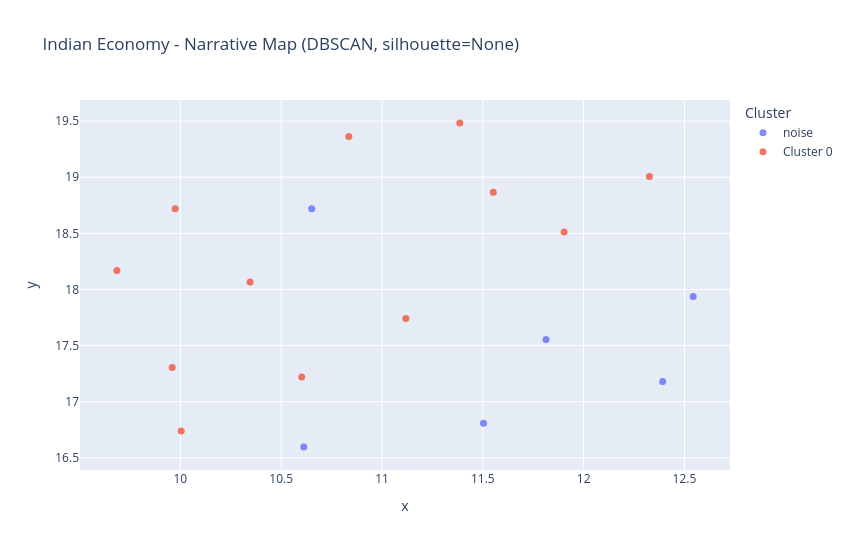

The code cell stored with this chart in its notebook:
### Code cell
make_narrative_map(economy, "Indian Economy")

### Figure 1 — Plotly figure (JSON) as saved in the notebook; plotly's stock layout.template omitted (floating-point values rounded to 4 significant figures)
{"data": [{"customdata": [["Today’s News in a Nutshell", "khabarhub_com", "neutral"], ["Contemplated changes in IIP: Just a base change or an information leap?", "businessline", "opposition_aligned"], ["It’s China that needs the West, not the reverse", "businessline", "opposition_aligned"], ["Jeanette Rubio stuns at the Taj Mahal amid First Lady whispers - as Marco scramb...", "dailymail_com", "opposition_aligned"], ["Transcript: Vimal Kapur, Chairman and CEO of Honeywell", "ritholtz_com", "bjp_aligned"], ["Rubio pushes back on India's concerns over US visa curbs, says policy must be 'A...", "fox_news", "neutral"]], "hovertemplate": "cluster=noise<br>headline=%{customdata[0]}<br>outlet=%{customdata[1]}<br>bias_label=%{customdata[2]}<extra></extra>", "legendgroup": "noise", "marker": {"color": "#636efa", "opacity": 0.8, "size": 7, "symbol": "circle"}, "mode": "markers", "name": "noise", "orientation": "v", "showlegend": true, "type": "scatter", "x": [10.65, 11.5, 11.81, 12.54, 10.61, 12.39], "xaxis": "x", "y": [18.72, 16.81, 17.55, 17.94, 16.59, 17.18], "yaxis": "y"}, {"customdata": [["Letters to the Editor dated May 25, 2026", "businessline", "opposition_aligned"], ["Karnataka pushes sustainable brewing ecosystem as sector generates ₹40,000 cr re...", "businessline", "opposition_aligned"], ["Letters to the Editor dated May 25, 2026", "businessline", "opposition_aligned"], ["Cost of defending the rupee", "businessline", "opposition_aligned"], ["India’s AI options are linked to energy costs", "businessline", "opposition_aligned"], ["India Raises Diesel, Gasoline Prices for 4th Time in May", "rigzone", "opposition_aligned"], ["'Inflation and unholy mess:' Why Nithin Kamath thinks RBI may not stay soft on i...", "times_of_india", "neutral"], ["The case for cutting state taxes on petroleum products", "businessline", "neutral"], ["Rupee near record low — How it impacts your daily expenses, investments, travel,...", "livemint", "opposition_aligned"], ["Indian Restaurant Congress Goes Global with Landmark London Edition During India...", "businessline", "neutral"], ["Unicorn Incubator Launches Tech Sangam Open Innovation Platform to Unite Industr...", "businessline", "opposition_aligned"], ["The Art of Jewellery Unveils India’s Top 100 Jewellery Retailers Special Issue", "businessline", "neutral"]], "hovertemplate": "cluster=Cluster 0<br>headline=%{customdata[0]}<br>outlet=%{customdata[1]}<br>bias_label=%{customdata[2]}<extra></extra>", "legendgroup": "Cluster 0", "marker": {"color": "#EF553B", "opacity": 0.8, "size": 7, "symbol": "circle"}, "mode": "markers", "name": "Cluster 0", "orientation": "v", "showlegend": true, "type": "scatter", "x": [10.0, 10.35, 10.6, 11.9, 11.12, 10.84, 11.55, 11.39, 12.33, 9.974, 9.96, 9.685], "xaxis": "x", "y": [16.74, 18.07, 17.22, 18.51, 17.74, 19.36, 18.87, 19.48, 19.01, 18.72, 17.31, 18.17], "yaxis": "y"}], "layout": {"height": 550, "legend": {"title": {"text": "Cluster"}, "tracegroupgap": 0}, "title": {"text": "Indian Economy - Narrative Map (DBSCAN, silhouette=None)"}, "width": 850, "xaxis": {"anchor": "y", "domain": [0.0, 1.0], "title": {"text": "x"}}, "yaxis": {"anchor": "x", "domain": [0.0, 1.0], "title": {"text": "y"}}}}
